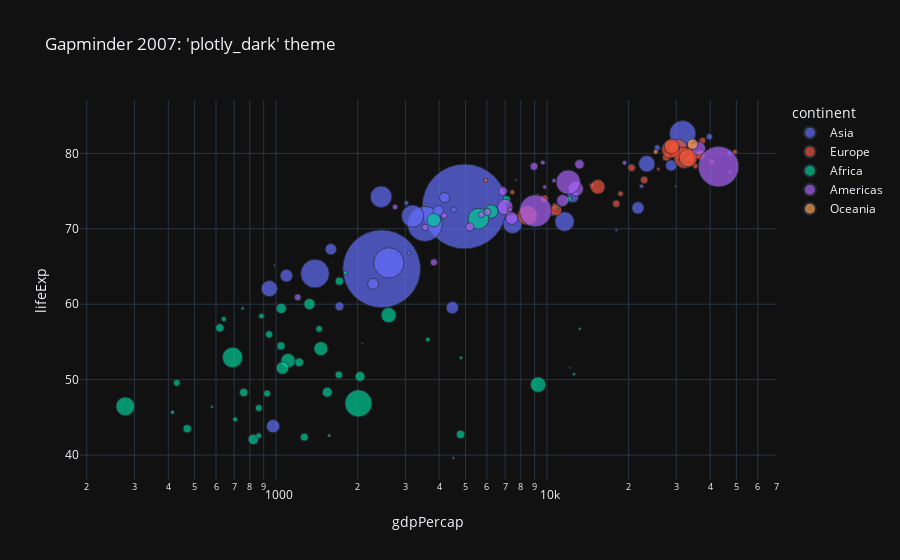

Notebook code cell kept with this figure:
### Markdown cell above
7. Watch the classic Gapminder Video, then have a look at the plotly version and recreate the animation (perhaps after optionally exploring and changing the style, if you wish)¶

### Code cell
import plotly.express as px

df = px.data.gapminder()
df_2007 = df.query("year==2007")

for template in ["plotly_dark"]:
    fig = px.scatter(df_2007,
                     x="gdpPercap", y="lifeExp", size="pop", color="continent",
                     log_x=True, size_max=60,
                     template=template, title="Gapminder 2007: '%s' theme" % template)
    fig.show()
